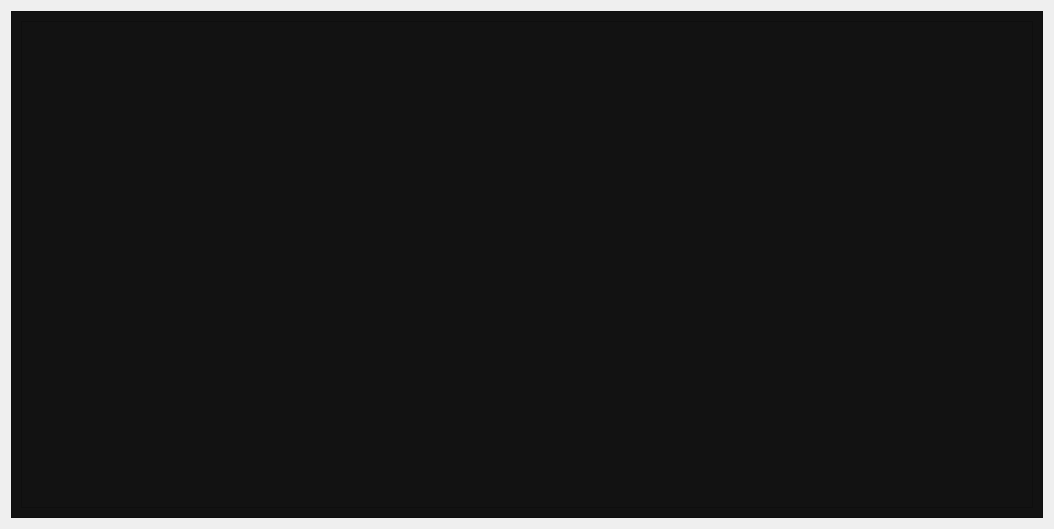
<?xml version="1.0" encoding="UTF-8"?>
<ui version="4.0">
 <class>results</class>
 <widget class="QWidget" name="results">
  <property name="geometry">
   <rect>
    <x>0</x>
    <y>0</y>
    <width>1054</width>
    <height>529</height>
   </rect>
  </property>
  <property name="windowTitle">
   <string>Form</string>
  </property>
  <layout class="QGridLayout" name="gridLayout_3">
   <item row="0" column="0">
    <widget class="QFrame" name="frame">
     <property name="styleSheet">
      <string notr="true">background: #121212;</string>
     </property>
     <property name="frameShape">
      <enum>QFrame::StyledPanel</enum>
     </property>
     <property name="frameShadow">
      <enum>QFrame::Raised</enum>
     </property>
     <layout class="QGridLayout" name="gridLayout_2">
      <item row="0" column="0">
       <widget class="QScrollArea" name="scrollArea">
        <property name="widgetResizable">
         <bool>true</bool>
        </property>
        <widget class="QWidget" name="scrollAreaWidgetContents">
         <property name="geometry">
          <rect>
           <x>0</x>
           <y>0</y>
           <width>1014</width>
           <height>489</height>
          </rect>
         </property>
         <layout class="QGridLayout" name="gridLayout">
          <item row="1" column="0">
           <spacer name="verticalSpacer">
            <property name="orientation">
             <enum>Qt::Vertical</enum>
            </property>
            <property name="sizeHint" stdset="0">
             <size>
              <width>20</width>
              <height>436</height>
             </size>
            </property>
           </spacer>
          </item>
          <item row="0" column="0">
           <layout class="QVBoxLayout" name="results_layout"/>
          </item>
         </layout>
        </widget>
       </widget>
      </item>
     </layout>
    </widget>
   </item>
  </layout>
 </widget>
 <resources/>
 <connections/>
</ui>
